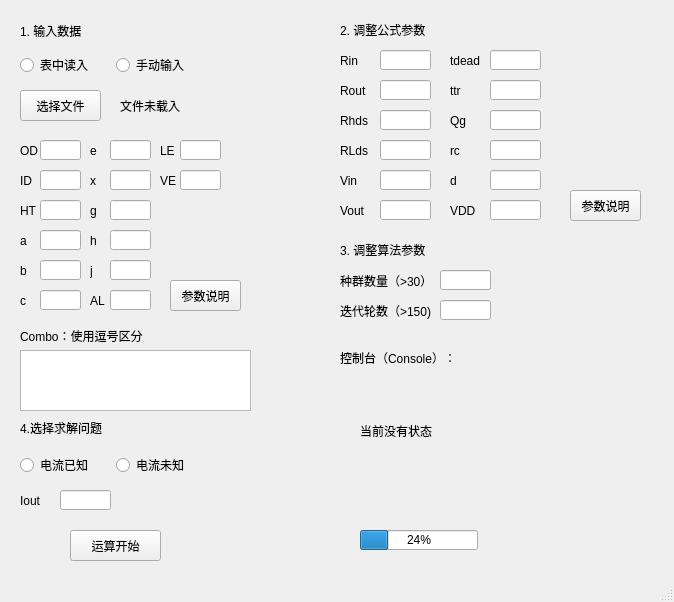
<?xml version="1.0" encoding="UTF-8"?>
<ui version="4.0">
 <class>MainWindow</class>
 <widget class="QMainWindow" name="MainWindow">
  <property name="geometry">
   <rect>
    <x>0</x>
    <y>0</y>
    <width>674</width>
    <height>602</height>
   </rect>
  </property>
  <property name="windowTitle">
   <string>MainWindow</string>
  </property>
  <widget class="QWidget" name="centralwidget">
   <widget class="QLabel" name="FixedLabel2">
    <property name="geometry">
     <rect>
      <x>340</x>
      <y>20</y>
      <width>151</width>
      <height>20</height>
     </rect>
    </property>
    <property name="text">
     <string>2. 调整公式参数</string>
    </property>
   </widget>
   <widget class="QLabel" name="FixedLabel3">
    <property name="geometry">
     <rect>
      <x>20</x>
      <y>420</y>
      <width>151</width>
      <height>16</height>
     </rect>
    </property>
    <property name="text">
     <string>4.选择求解问题</string>
    </property>
   </widget>
   <widget class="QLabel" name="FixedLabel1">
    <property name="geometry">
     <rect>
      <x>20</x>
      <y>20</y>
      <width>121</width>
      <height>21</height>
     </rect>
    </property>
    <property name="text">
     <string>1. 输入数据</string>
    </property>
   </widget>
   <widget class="QPushButton" name="RunButton">
    <property name="geometry">
     <rect>
      <x>70</x>
      <y>530</y>
      <width>91</width>
      <height>31</height>
     </rect>
    </property>
    <property name="text">
     <string>运算开始</string>
    </property>
   </widget>
   <widget class="QLabel" name="FixedLabel4">
    <property name="geometry">
     <rect>
      <x>340</x>
      <y>350</y>
      <width>151</width>
      <height>16</height>
     </rect>
    </property>
    <property name="text">
     <string>控制台（Console）：</string>
    </property>
   </widget>
   <widget class="QLabel" name="StatusLabel">
    <property name="geometry">
     <rect>
      <x>360</x>
      <y>400</y>
      <width>281</width>
      <height>61</height>
     </rect>
    </property>
    <property name="text">
     <string>当前没有状态</string>
    </property>
   </widget>
   <widget class="QWidget" name="horizontalLayoutWidget">
    <property name="geometry">
     <rect>
      <x>20</x>
      <y>50</y>
      <width>186</width>
      <height>31</height>
     </rect>
    </property>
    <layout class="QHBoxLayout" name="horizontalLayout">
     <item>
      <widget class="QRadioButton" name="radioButton">
       <property name="text">
        <string>表中读入</string>
       </property>
      </widget>
     </item>
     <item>
      <widget class="QRadioButton" name="radioButton_2">
       <property name="text">
        <string>手动输入</string>
       </property>
      </widget>
     </item>
    </layout>
   </widget>
   <widget class="QWidget" name="horizontalLayoutWidget_2">
    <property name="geometry">
     <rect>
      <x>20</x>
      <y>450</y>
      <width>186</width>
      <height>31</height>
     </rect>
    </property>
    <layout class="QHBoxLayout" name="horizontalLayout_2">
     <item>
      <widget class="QRadioButton" name="radioButton_4">
       <property name="text">
        <string>电流已知</string>
       </property>
      </widget>
     </item>
     <item>
      <widget class="QRadioButton" name="radioButton_3">
       <property name="text">
        <string>电流未知</string>
       </property>
      </widget>
     </item>
    </layout>
   </widget>
   <widget class="QProgressBar" name="progressBar">
    <property name="geometry">
     <rect>
      <x>360</x>
      <y>530</y>
      <width>118</width>
      <height>20</height>
     </rect>
    </property>
    <property name="value">
     <number>24</number>
    </property>
   </widget>
   <widget class="QPushButton" name="FileSelect">
    <property name="geometry">
     <rect>
      <x>20</x>
      <y>90</y>
      <width>81</width>
      <height>31</height>
     </rect>
    </property>
    <property name="text">
     <string>选择文件</string>
    </property>
   </widget>
   <widget class="QLabel" name="FileStatus">
    <property name="geometry">
     <rect>
      <x>120</x>
      <y>90</y>
      <width>191</width>
      <height>31</height>
     </rect>
    </property>
    <property name="text">
     <string>文件未载入</string>
    </property>
   </widget>
   <widget class="QLabel" name="FileStatus_2">
    <property name="geometry">
     <rect>
      <x>20</x>
      <y>140</y>
      <width>21</width>
      <height>21</height>
     </rect>
    </property>
    <property name="text">
     <string>OD</string>
    </property>
   </widget>
   <widget class="QLabel" name="FileStatus_3">
    <property name="geometry">
     <rect>
      <x>20</x>
      <y>170</y>
      <width>21</width>
      <height>21</height>
     </rect>
    </property>
    <property name="text">
     <string>ID</string>
    </property>
   </widget>
   <widget class="QLabel" name="FileStatus_4">
    <property name="geometry">
     <rect>
      <x>20</x>
      <y>200</y>
      <width>21</width>
      <height>21</height>
     </rect>
    </property>
    <property name="text">
     <string>HT</string>
    </property>
   </widget>
   <widget class="QLabel" name="FileStatus_5">
    <property name="geometry">
     <rect>
      <x>20</x>
      <y>230</y>
      <width>21</width>
      <height>21</height>
     </rect>
    </property>
    <property name="text">
     <string>a</string>
    </property>
   </widget>
   <widget class="QLabel" name="FileStatus_6">
    <property name="geometry">
     <rect>
      <x>20</x>
      <y>260</y>
      <width>21</width>
      <height>21</height>
     </rect>
    </property>
    <property name="text">
     <string>b</string>
    </property>
   </widget>
   <widget class="QLabel" name="FileStatus_7">
    <property name="geometry">
     <rect>
      <x>20</x>
      <y>290</y>
      <width>21</width>
      <height>21</height>
     </rect>
    </property>
    <property name="text">
     <string>c</string>
    </property>
   </widget>
   <widget class="QLabel" name="FileStatus_21">
    <property name="geometry">
     <rect>
      <x>20</x>
      <y>320</y>
      <width>131</width>
      <height>31</height>
     </rect>
    </property>
    <property name="text">
     <string>Combo：使用逗号区分</string>
    </property>
   </widget>
   <widget class="QLineEdit" name="ODEdit">
    <property name="geometry">
     <rect>
      <x>40</x>
      <y>140</y>
      <width>41</width>
      <height>20</height>
     </rect>
    </property>
   </widget>
   <widget class="QLineEdit" name="IDEdit">
    <property name="geometry">
     <rect>
      <x>40</x>
      <y>170</y>
      <width>41</width>
      <height>20</height>
     </rect>
    </property>
   </widget>
   <widget class="QLineEdit" name="HTEdit">
    <property name="geometry">
     <rect>
      <x>40</x>
      <y>200</y>
      <width>41</width>
      <height>20</height>
     </rect>
    </property>
   </widget>
   <widget class="QLineEdit" name="aEdit">
    <property name="geometry">
     <rect>
      <x>40</x>
      <y>230</y>
      <width>41</width>
      <height>20</height>
     </rect>
    </property>
   </widget>
   <widget class="QLineEdit" name="bEdit">
    <property name="geometry">
     <rect>
      <x>40</x>
      <y>260</y>
      <width>41</width>
      <height>20</height>
     </rect>
    </property>
   </widget>
   <widget class="QLineEdit" name="cEdit">
    <property name="geometry">
     <rect>
      <x>40</x>
      <y>290</y>
      <width>41</width>
      <height>20</height>
     </rect>
    </property>
   </widget>
   <widget class="QLineEdit" name="gEdit">
    <property name="geometry">
     <rect>
      <x>110</x>
      <y>200</y>
      <width>41</width>
      <height>20</height>
     </rect>
    </property>
   </widget>
   <widget class="QLabel" name="FileStatus_13">
    <property name="geometry">
     <rect>
      <x>90</x>
      <y>260</y>
      <width>21</width>
      <height>21</height>
     </rect>
    </property>
    <property name="text">
     <string>j</string>
    </property>
   </widget>
   <widget class="QLineEdit" name="xEdit">
    <property name="geometry">
     <rect>
      <x>110</x>
      <y>170</y>
      <width>41</width>
      <height>20</height>
     </rect>
    </property>
   </widget>
   <widget class="QLineEdit" name="jEdit">
    <property name="geometry">
     <rect>
      <x>110</x>
      <y>260</y>
      <width>41</width>
      <height>20</height>
     </rect>
    </property>
   </widget>
   <widget class="QLabel" name="FileStatus_15">
    <property name="geometry">
     <rect>
      <x>90</x>
      <y>140</y>
      <width>21</width>
      <height>21</height>
     </rect>
    </property>
    <property name="text">
     <string>e</string>
    </property>
   </widget>
   <widget class="QLabel" name="FileStatus_22">
    <property name="geometry">
     <rect>
      <x>90</x>
      <y>230</y>
      <width>21</width>
      <height>21</height>
     </rect>
    </property>
    <property name="text">
     <string>h</string>
    </property>
   </widget>
   <widget class="QLineEdit" name="hEdit">
    <property name="geometry">
     <rect>
      <x>110</x>
      <y>230</y>
      <width>41</width>
      <height>20</height>
     </rect>
    </property>
   </widget>
   <widget class="QLineEdit" name="eEdit">
    <property name="geometry">
     <rect>
      <x>110</x>
      <y>140</y>
      <width>41</width>
      <height>20</height>
     </rect>
    </property>
   </widget>
   <widget class="QLabel" name="FileStatus_23">
    <property name="geometry">
     <rect>
      <x>90</x>
      <y>200</y>
      <width>21</width>
      <height>21</height>
     </rect>
    </property>
    <property name="text">
     <string>g</string>
    </property>
   </widget>
   <widget class="QLabel" name="FileStatus_24">
    <property name="geometry">
     <rect>
      <x>90</x>
      <y>170</y>
      <width>21</width>
      <height>21</height>
     </rect>
    </property>
    <property name="text">
     <string>x</string>
    </property>
   </widget>
   <widget class="QLabel" name="FileStatus_12">
    <property name="geometry">
     <rect>
      <x>90</x>
      <y>290</y>
      <width>21</width>
      <height>21</height>
     </rect>
    </property>
    <property name="text">
     <string>AL</string>
    </property>
   </widget>
   <widget class="QLineEdit" name="LEEdit">
    <property name="geometry">
     <rect>
      <x>180</x>
      <y>140</y>
      <width>41</width>
      <height>20</height>
     </rect>
    </property>
   </widget>
   <widget class="QLineEdit" name="VEEdit">
    <property name="geometry">
     <rect>
      <x>180</x>
      <y>170</y>
      <width>41</width>
      <height>20</height>
     </rect>
    </property>
   </widget>
   <widget class="QLabel" name="FileStatus_25">
    <property name="geometry">
     <rect>
      <x>160</x>
      <y>170</y>
      <width>21</width>
      <height>21</height>
     </rect>
    </property>
    <property name="text">
     <string>VE</string>
    </property>
   </widget>
   <widget class="QLabel" name="FileStatus_16">
    <property name="geometry">
     <rect>
      <x>160</x>
      <y>140</y>
      <width>21</width>
      <height>21</height>
     </rect>
    </property>
    <property name="text">
     <string>LE</string>
    </property>
   </widget>
   <widget class="QLineEdit" name="ALEdit">
    <property name="geometry">
     <rect>
      <x>110</x>
      <y>290</y>
      <width>41</width>
      <height>20</height>
     </rect>
    </property>
   </widget>
   <widget class="QLineEdit" name="IEdit">
    <property name="geometry">
     <rect>
      <x>60</x>
      <y>490</y>
      <width>51</width>
      <height>20</height>
     </rect>
    </property>
    <property name="text">
     <string/>
    </property>
   </widget>
   <widget class="QLabel" name="FileStatus_14">
    <property name="geometry">
     <rect>
      <x>20</x>
      <y>490</y>
      <width>31</width>
      <height>21</height>
     </rect>
    </property>
    <property name="text">
     <string>Iout</string>
    </property>
   </widget>
   <widget class="QPlainTextEdit" name="ComboTextEdit">
    <property name="geometry">
     <rect>
      <x>20</x>
      <y>350</y>
      <width>231</width>
      <height>61</height>
     </rect>
    </property>
   </widget>
   <widget class="QPushButton" name="ParaDescribe">
    <property name="geometry">
     <rect>
      <x>170</x>
      <y>280</y>
      <width>71</width>
      <height>31</height>
     </rect>
    </property>
    <property name="text">
     <string>参数说明</string>
    </property>
   </widget>
   <widget class="QLabel" name="FileStatus_8">
    <property name="geometry">
     <rect>
      <x>340</x>
      <y>50</y>
      <width>31</width>
      <height>21</height>
     </rect>
    </property>
    <property name="text">
     <string>Rin</string>
    </property>
   </widget>
   <widget class="QLineEdit" name="RinEdit">
    <property name="geometry">
     <rect>
      <x>380</x>
      <y>50</y>
      <width>51</width>
      <height>20</height>
     </rect>
    </property>
   </widget>
   <widget class="QLabel" name="FileStatus_9">
    <property name="geometry">
     <rect>
      <x>340</x>
      <y>80</y>
      <width>31</width>
      <height>21</height>
     </rect>
    </property>
    <property name="text">
     <string>Rout</string>
    </property>
   </widget>
   <widget class="QLineEdit" name="RoutEdit">
    <property name="geometry">
     <rect>
      <x>380</x>
      <y>80</y>
      <width>51</width>
      <height>20</height>
     </rect>
    </property>
   </widget>
   <widget class="QLineEdit" name="RLdsEdit">
    <property name="geometry">
     <rect>
      <x>380</x>
      <y>140</y>
      <width>51</width>
      <height>20</height>
     </rect>
    </property>
   </widget>
   <widget class="QLabel" name="FileStatus_10">
    <property name="geometry">
     <rect>
      <x>340</x>
      <y>140</y>
      <width>31</width>
      <height>21</height>
     </rect>
    </property>
    <property name="text">
     <string>RLds</string>
    </property>
   </widget>
   <widget class="QLineEdit" name="RhdsEdit">
    <property name="geometry">
     <rect>
      <x>380</x>
      <y>110</y>
      <width>51</width>
      <height>20</height>
     </rect>
    </property>
   </widget>
   <widget class="QLabel" name="FileStatus_11">
    <property name="geometry">
     <rect>
      <x>340</x>
      <y>110</y>
      <width>31</width>
      <height>21</height>
     </rect>
    </property>
    <property name="text">
     <string>Rhds</string>
    </property>
   </widget>
   <widget class="QLineEdit" name="tdeadEdit">
    <property name="geometry">
     <rect>
      <x>490</x>
      <y>50</y>
      <width>51</width>
      <height>20</height>
     </rect>
    </property>
   </widget>
   <widget class="QLabel" name="FileStatus_17">
    <property name="geometry">
     <rect>
      <x>340</x>
      <y>170</y>
      <width>31</width>
      <height>21</height>
     </rect>
    </property>
    <property name="text">
     <string>Vin</string>
    </property>
   </widget>
   <widget class="QLineEdit" name="ttrEdit">
    <property name="geometry">
     <rect>
      <x>490</x>
      <y>80</y>
      <width>51</width>
      <height>20</height>
     </rect>
    </property>
   </widget>
   <widget class="QLineEdit" name="VinEdit">
    <property name="geometry">
     <rect>
      <x>380</x>
      <y>170</y>
      <width>51</width>
      <height>20</height>
     </rect>
    </property>
   </widget>
   <widget class="QLineEdit" name="VoutEdit">
    <property name="geometry">
     <rect>
      <x>380</x>
      <y>200</y>
      <width>51</width>
      <height>20</height>
     </rect>
    </property>
   </widget>
   <widget class="QLabel" name="FileStatus_18">
    <property name="geometry">
     <rect>
      <x>340</x>
      <y>200</y>
      <width>31</width>
      <height>21</height>
     </rect>
    </property>
    <property name="text">
     <string>Vout</string>
    </property>
   </widget>
   <widget class="QLabel" name="FileStatus_19">
    <property name="geometry">
     <rect>
      <x>450</x>
      <y>80</y>
      <width>21</width>
      <height>21</height>
     </rect>
    </property>
    <property name="text">
     <string>ttr</string>
    </property>
   </widget>
   <widget class="QLabel" name="FileStatus_20">
    <property name="geometry">
     <rect>
      <x>450</x>
      <y>50</y>
      <width>31</width>
      <height>21</height>
     </rect>
    </property>
    <property name="text">
     <string>tdead</string>
    </property>
   </widget>
   <widget class="QLineEdit" name="dEdit">
    <property name="geometry">
     <rect>
      <x>490</x>
      <y>170</y>
      <width>51</width>
      <height>20</height>
     </rect>
    </property>
   </widget>
   <widget class="QLabel" name="FileStatus_26">
    <property name="geometry">
     <rect>
      <x>450</x>
      <y>110</y>
      <width>31</width>
      <height>21</height>
     </rect>
    </property>
    <property name="text">
     <string>Qg</string>
    </property>
   </widget>
   <widget class="QLineEdit" name="VDDEdit">
    <property name="geometry">
     <rect>
      <x>490</x>
      <y>200</y>
      <width>51</width>
      <height>20</height>
     </rect>
    </property>
   </widget>
   <widget class="QLineEdit" name="QgEdit">
    <property name="geometry">
     <rect>
      <x>490</x>
      <y>110</y>
      <width>51</width>
      <height>20</height>
     </rect>
    </property>
   </widget>
   <widget class="QLineEdit" name="rcEdit">
    <property name="geometry">
     <rect>
      <x>490</x>
      <y>140</y>
      <width>51</width>
      <height>20</height>
     </rect>
    </property>
   </widget>
   <widget class="QLabel" name="FileStatus_27">
    <property name="geometry">
     <rect>
      <x>450</x>
      <y>140</y>
      <width>31</width>
      <height>21</height>
     </rect>
    </property>
    <property name="text">
     <string>rc</string>
    </property>
   </widget>
   <widget class="QLabel" name="FileStatus_28">
    <property name="geometry">
     <rect>
      <x>450</x>
      <y>200</y>
      <width>31</width>
      <height>21</height>
     </rect>
    </property>
    <property name="text">
     <string>VDD</string>
    </property>
   </widget>
   <widget class="QLabel" name="FileStatus_29">
    <property name="geometry">
     <rect>
      <x>450</x>
      <y>170</y>
      <width>31</width>
      <height>21</height>
     </rect>
    </property>
    <property name="text">
     <string>d</string>
    </property>
   </widget>
   <widget class="QLabel" name="FixedLabel2_2">
    <property name="geometry">
     <rect>
      <x>340</x>
      <y>240</y>
      <width>151</width>
      <height>20</height>
     </rect>
    </property>
    <property name="text">
     <string>3. 调整算法参数</string>
    </property>
   </widget>
   <widget class="QPushButton" name="ParaDescribe2">
    <property name="geometry">
     <rect>
      <x>570</x>
      <y>190</y>
      <width>71</width>
      <height>31</height>
     </rect>
    </property>
    <property name="text">
     <string>参数说明</string>
    </property>
   </widget>
   <widget class="QLabel" name="FileStatus_30">
    <property name="geometry">
     <rect>
      <x>340</x>
      <y>270</y>
      <width>91</width>
      <height>21</height>
     </rect>
    </property>
    <property name="text">
     <string>种群数量（&gt;30）</string>
    </property>
   </widget>
   <widget class="QLineEdit" name="popsizeEdit">
    <property name="geometry">
     <rect>
      <x>440</x>
      <y>270</y>
      <width>51</width>
      <height>20</height>
     </rect>
    </property>
   </widget>
   <widget class="QLabel" name="FileStatus_31">
    <property name="geometry">
     <rect>
      <x>340</x>
      <y>300</y>
      <width>91</width>
      <height>21</height>
     </rect>
    </property>
    <property name="text">
     <string>迭代轮数（&gt;150)</string>
    </property>
   </widget>
   <widget class="QLineEdit" name="iterEdit">
    <property name="geometry">
     <rect>
      <x>440</x>
      <y>300</y>
      <width>51</width>
      <height>20</height>
     </rect>
    </property>
   </widget>
  </widget>
  <widget class="QStatusBar" name="statusbar"/>
 </widget>
 <resources/>
 <connections/>
</ui>
